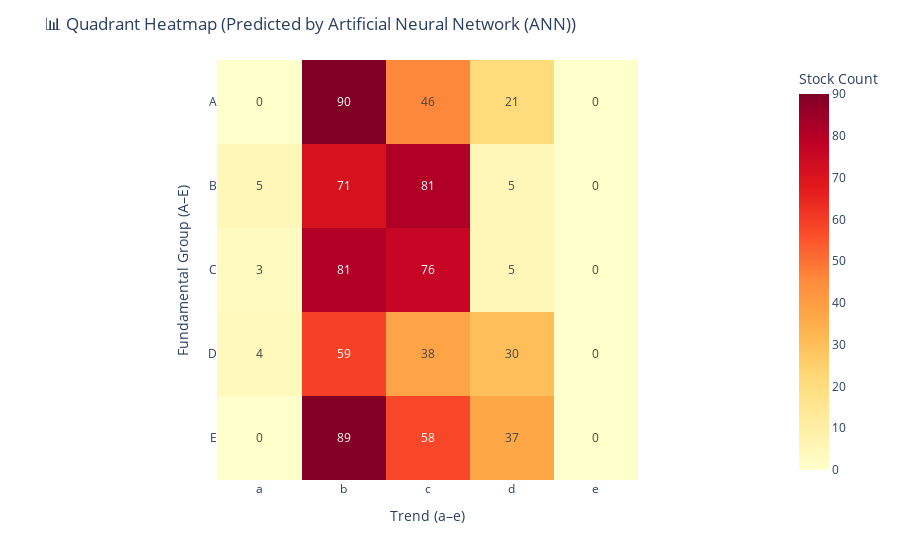

Notebook code for this chart:
### Code cell
import pandas as pd
import plotly.express as px

# ============================================================
# ✅ สร้าง Heatmap จากโมเดลที่ดีที่สุด
# ============================================================
print("🔥 Generating Quadrant Heatmap from best model...")

# 📌 หาว่าโมเดลไหนคะแนนสูงสุด
best_model_name = df_results.iloc[0]["Model"]
print(f"🏆 Best model selected: {best_model_name}")

# 📊 สร้าง Predicted Quadrant ทั้งหมดตามโมเดลนั้น
if "K-Means" in best_model_name:
    df_all_results = pd.DataFrame({
        "Symbol": df["symbol"],
        "Predicted Quadrant": le.inverse_transform(clusters)
    })
elif "Decision Tree" in best_model_name:
    y_all_pred = tree_model.predict(X_scaled)
    df_all_results = pd.DataFrame({
        "Symbol": df["symbol"],
        "Predicted Quadrant": le.inverse_transform(y_all_pred)
    })
elif "KNN" in best_model_name:
    y_all_pred = knn_model.predict(X_scaled)
    df_all_results = pd.DataFrame({
        "Symbol": df["symbol"],
        "Predicted Quadrant": le.inverse_transform(y_all_pred)
    })
elif "ANN" in best_model_name and "Improved" not in best_model_name:
    y_all_pred = np.argmax(ann.predict(X_scaled), axis=1)
    df_all_results = pd.DataFrame({
        "Symbol": df["symbol"],
        "Predicted Quadrant": le.inverse_transform(y_all_pred)
    })
else:  # Deep Learning (Improved ANN)
    y_all_pred = np.argmax(deep.predict(X_scaled), axis=1)
    df_all_results = pd.DataFrame({
        "Symbol": df["symbol"],
        "Predicted Quadrant": le.inverse_transform(y_all_pred)
    })

# ============================================================
# ✅ นับจำนวนหุ้นในแต่ละ Quadrant
# ============================================================
quadrant_counts = df_all_results["Predicted Quadrant"].value_counts().sort_index()

financial_levels = ["A","B","C","D","E"]
trend_levels = ["a","b","c","d","e"]
heatmap_data = pd.DataFrame(0, index=financial_levels, columns=trend_levels)

for q, count in quadrant_counts.items():
    if len(q) == 2:
        fin, trend = q[0], q[1]
        if fin in financial_levels and trend in trend_levels:
            heatmap_data.loc[fin, trend] = count

# ============================================================
# ✅ วาด Heatmap ด้วย Plotly
# ============================================================
fig = px.imshow(
    heatmap_data,
    labels=dict(x="Trend (a–e)", y="Fundamental Group (A–E)", color="Stock Count"),
    x=trend_levels,
    y=financial_levels,
    color_continuous_scale="YlOrRd",
    text_auto=True
)

fig.update_layout(title=f"📊 Quadrant Heatmap (Predicted by {best_model_name})")
fig.show()

### Figure 1 — Plotly figure (JSON) as saved in the notebook; plotly's stock layout.template omitted (floating-point values rounded to 4 significant figures)
{"data": [{"coloraxis": "coloraxis", "hovertemplate": "Trend (a–e): %{x}<br>Fundamental Group (A–E): %{y}<br>Stock Count: %{z}<extra></extra>", "name": "0", "texttemplate": "%{z}", "type": "heatmap", "x": ["a", "b", "c", "d", "e"], "xaxis": "x", "y": ["A", "B", "C", "D", "E"], "yaxis": "y", "z": [[0, 90, 46, 21, 0], [5, 71, 81, 5, 0], [3, 81, 76, 5, 0], [4, 59, 38, 30, 0], [0, 89, 58, 37, 0]]}], "layout": {"coloraxis": {"colorbar": {"title": {"text": "Stock Count"}}, "colorscale": [[0, "rgb(255,255,204)"], [0.125, "rgb(255,237,160)"], [0.25, "rgb(254,217,118)"], [0.375, "rgb(254,178,76)"], [0.5, "rgb(253,141,60)"], [0.625, "rgb(252,78,42)"], [0.75, "rgb(227,26,28)"], [0.875, "rgb(189,0,38)"], [1, "rgb(128,0,38)"]]}, "margin": {"t": 60}, "title": {"text": "📊 Quadrant Heatmap (Predicted by Artificial Neural Network (ANN))"}, "xaxis": {"anchor": "y", "constrain": "domain", "domain": [0, 1], "scaleanchor": "y", "title": {"text": "Trend (a–e)"}}, "yaxis": {"anchor": "x", "autorange": "reversed", "constrain": "domain", "domain": [0, 1], "title": {"text": "Fundamental Group (A–E)"}}}}
